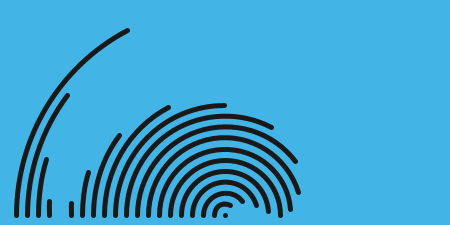
Frame 1 (no input)
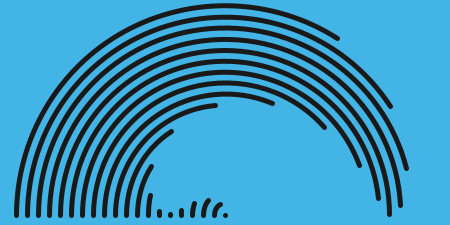
Frame 60 (the mouse pressed at the canvas centre just before this capture)
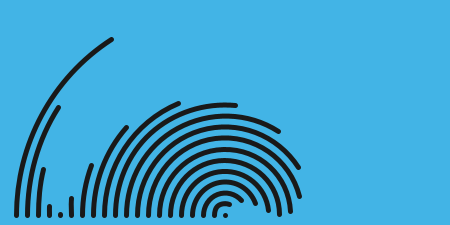
Frame 120 (the mouse held since frame 60 and released just before this capture)

The Processing sketch that drew these frames (run headless with seeded random() and noise(); from frame 60 on, the mouse is pressed at the canvas centre):

// Processing sketch: processing_177842
// ── processing_177842.pde

int num =20;
float step, sz, offSet, theta, angle;

void setup() {
  size(450, 225);
  strokeWeight(5);
  step = 22;
}

void draw() {
  background(66,180,230);
  translate(width/2, height-10);
  angle=0;
  for (int i=0; i<num; i++) {
    stroke(25);
    noFill();
    sz = i*step;
    float offSet = TWO_PI/num*i;
    float arcEnd = map(sin(theta+offSet),-1,1, PI, TWO_PI);
    arc(0, 0, sz, sz, PI, arcEnd);
  }
  colorMode(RGB);
  resetMatrix();
  theta += .0523;
  
}
